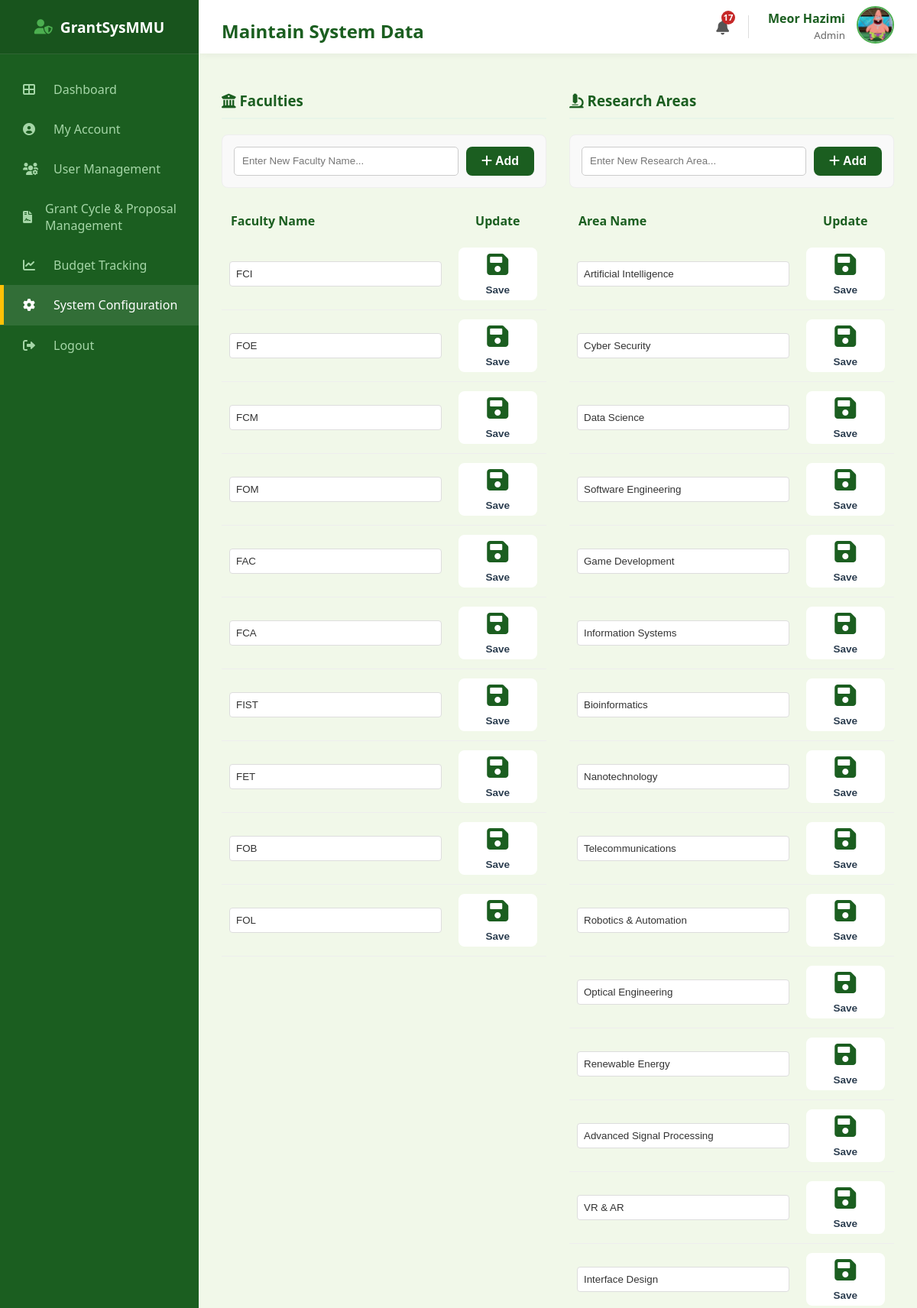
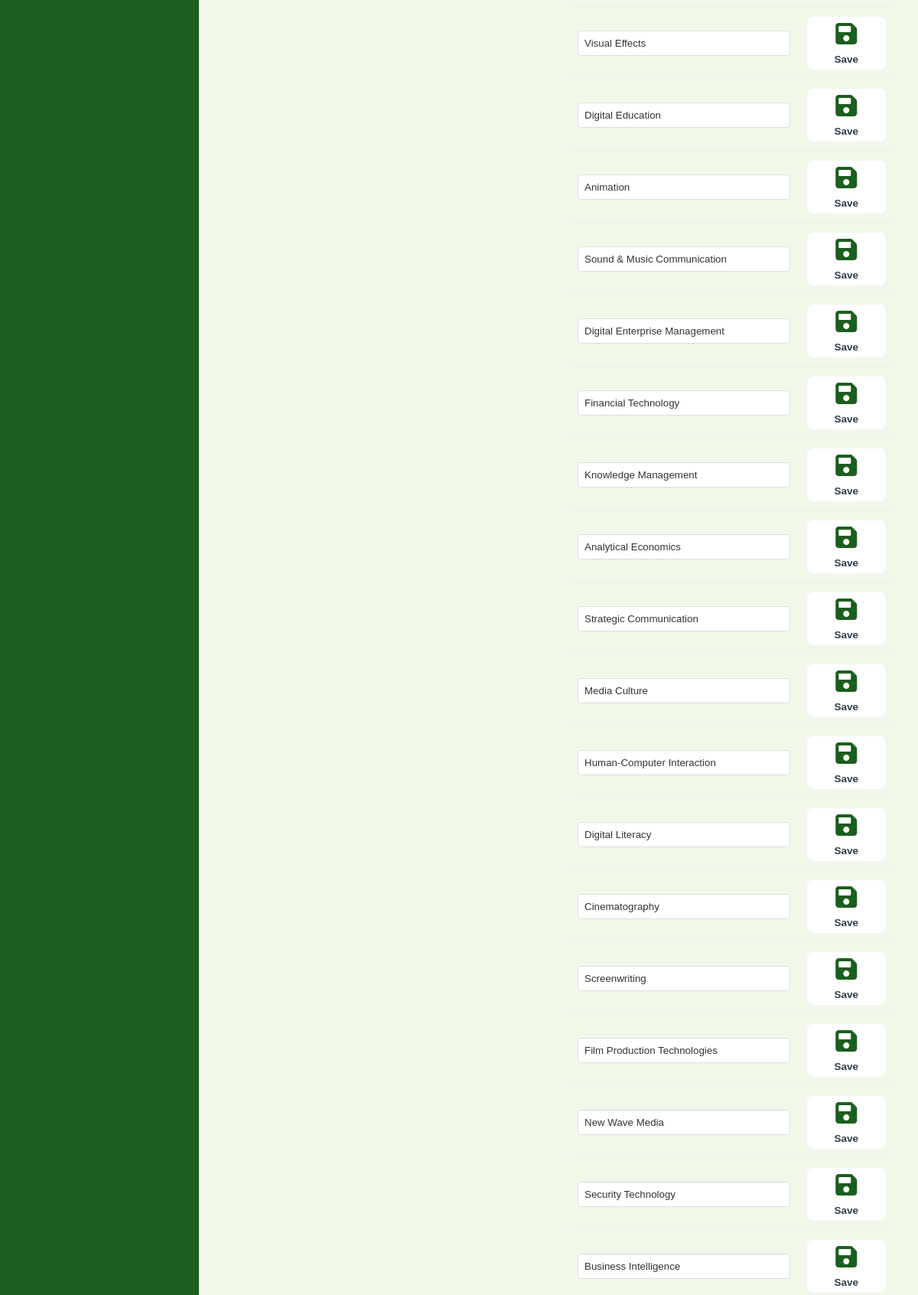
The app's page /admin/system_data (signed in, upper part) with its own data (2 pictures, top to bottom).
### models.py (models this page shows, shortened)
class User(db.Model):
    __tablename__ = "user"
    mmu_id = db.Column(db.String(15), primary_key=True)
    name = db.Column(db.String(150), nullable=False)
    email = db.Column(db.String(100), unique=True, nullable=False)
    password = db.Column(db.String(100), nullable=False)
    faculty = db.Column(db.String(100), nullable=False)
    user_role = db.Column(db.String(25), nullable=False)
    profile_image = db.Column(db.String(20), nullable=False, default="default.jpg")
    phone_number = db.Column(db.String(20), nullable=True)
    admin_profile = db.relationship(
        "Admin", backref="user_info", uselist=False, cascade="all, delete-orphan"
    )
    researcher_profile = db.relationship(
        "Researcher", backref="user_info", uselist=False, cascade="all, delete-orphan"
    )
    reviewer_profile = db.relationship(
        "Reviewer", backref="user_info", uselist=False, cascade="all, delete-orphan"
    )
    hod_profile = db.relationship(
        "HOD", backref="user_info", uselist=False, cascade="all, delete-orphan"
    )

class Faculty(db.Model):
    __tablename__ = "faculty_list"
    id = db.Column(db.Integer, primary_key=True)
    name = db.Column(db.String(100), unique=True, nullable=False)

class ResearchArea(db.Model):
    __tablename__ = "research_area_list"
    id = db.Column(db.Integer, primary_key=True)
    name = db.Column(db.String(100), unique=True, nullable=False)

### routes/admin_routes.py (the view, shortened to what this page needs)
@admin_bp.route("/admin/system_data", methods=["GET", "POST"])
def admin_system_data():
    if session.get("role") != "Admin":
        return redirect(url_for("admin.admin_login"))
    return render_template(
        "admin_system_data.html",
        faculties=Faculty.query.all(),
        areas=ResearchArea.query.all(),
        user=User.query.get(session["user_id"]),
    )

### main.py (called while the page is built)
@app.context_processor
def inject_notifications():
    if "user_id" in session:
        unread = Notification.query.filter_by(recipient_id=session["user_id"], is_read=False).count()
        return dict(unread_notifications=unread)
    return dict(unread_notifications=0)

### templates/admin_system_data.html (shortened to what this page needs)
<!DOCTYPE html>
<html lang="en">
<head>
    <link rel="stylesheet" type="text/css" href="{{ url_for('static', filename='style.css') }}">
    <link rel="stylesheet" href="https://cdnjs.cloudflare.com/ajax/libs/font-awesome/6.0.0/css/all.min.css">
</head>
<body>
    <div class="dashboard-container">
        <div class="sidebar">
            <div class="sidebar-header"><i class="fas fa-user-shield"
                    style="margin-right: 10px; color: var(--secondary-color);"></i> GrantSysMMU</div>
            <ul class="sidebar-menu">
                <li><a href="{{ url_for('admin.admin_dashboard') }}"><i class="fas fa-th-large"></i> Dashboard</a></li>
                <li><a href="{{ url_for('admin.admin_profile') }}"><i class="fas fa-user-circle"></i> My Account</a></li>
                <li><a href="{{ url_for('admin.admin_user_management') }}"><i class="fas fa-users-cog"></i> User
                        Management</a></li>
                <li><a href="{{ url_for('admin.admin_proposal_management') }}"><i class="fas fa-file-contract"></i> Grant
                        Cycle & Proposal Management</a></li>
                <li><a href="{{ url_for('admin.admin_budget_tracking') }}"><i class="fas fa-chart-line"></i> Budget
                        Tracking</a></li>
                <li class="active"><a href="{{ url_for('admin.admin_system_data') }}"><i class="fas fa-cog"></i> System
                        Configuration</a></li>
                <li style="margin-top: auto; border-top: 1px solid rgba(255,255,255,0.1);">
                    <a href="{{ url_for('auth.logout') }}"><i class="fas fa-sign-out-alt"></i> Logout</a>
                </li>
            </ul>
        </div>
        <div class="main-content">
            <div class="top-bar">
                <h2>Maintain System Data</h2>
                <div style="display: flex; align-items: center; gap: 25px;">
                    <a href="{{ url_for('auth.view_notifications') }}"
                        style="position: relative; color: #555; font-size: 1.2rem; text-decoration: none;">
                        <i class="fas fa-bell"></i>
                        {% if unread_notifications > 0 %}
                        <span
                            style="position: absolute; top: -8px; right: -8px; background: #c62828; color: white; border-radius: 50%; width: 18px; height: 18px; font-size: 0.7rem; display: flex; align-items: center; justify-content: center; font-weight: bold;">
                            {{ unread_notifications }}
                        </span>
                        {% endif %}
                    </a>
                    <div style="display: flex; align-items: center; gap: 15px;">
                        <div style="text-align: right; line-height: 1.3;">
                            <span style="display: block; font-weight: bold; color: #1b5e20;">{{ user.name }}</span>
                            <small style="color: #666;">Admin</small>
                        </div>
                        <a href="{{ url_for('admin.admin_profile') }}">
                            <img src="{{ url_for('static', filename='profile_pics/' + user.profile_image) }}"
                                alt="Profile"
                                style="width: 45px; height: 45px; border-radius: 50%; object-fit: cover; border: 2px solid #4caf50;">
                        </a>
                    </div>
                </div>
            </div>
            <div class="content-wrapper">
                <div style="display: grid; grid-template-columns: 1fr 1fr; gap: 30px;">
                    <div class="section-card">
                        <h3
                            style="color: #1b5e20; border-bottom: 2px solid #e8f5e9; padding-bottom: 10px; margin-bottom: 20px;">
                            <i class="fas fa-university"></i> Faculties
                        </h3>
                        <form method="POST"
                            style="background: #f9f9f9; padding: 15px; border-radius: 8px; display: flex; gap: 10px; margin-bottom: 20px; border: 1px solid #eee;">
                            <input type="text" name="name" placeholder="Enter New Faculty Name..." required
                                style="flex: 1; padding: 10px; border: 1px solid #ccc; border-radius: 5px;">
                            <button type="submit" class="btn-primary"
                                style="width: auto; padding: 10px 20px; margin: 0;">
                                <i class="fas fa-plus"></i> Add
                            </button>
                        </form>
                        <table style="width: 100%; border-collapse: collapse;">
                            <thead>
                                <tr style="background: #f1f8e9; color: #1b5e20;">
                                    <th style="padding: 12px; text-align: left; width: 70%;">Faculty Name</th>
                                    <th style="padding: 12px; text-align: center;">Update</th>
                                </tr>
                            </thead>
                            <tbody>
                                {% for f in faculties %}
                                <tr style="border-bottom: 1px solid #eee;">
                                    <td style="padding: 10px; vertical-align: middle;">
                                        <form id="edit-faculty-{{ f.id }}"
                                            action="{{ url_for('admin.admin_edit_system_data') }}" method="POST">
                                            <input type="text" name="name" value="{{ f.name }}"
                                                style="width: 100%; padding: 8px; border: 1px solid #ddd; border-radius: 4px; color: #333; font-weight: 500; box-sizing: border-box;">
                                        </form>
                                    </td>
                                    <td style="padding: 10px; text-align: center; vertical-align: middle;">
                                        <button type="submit" form="edit-faculty-{{ f.id }}" class="btn-outline"
                                            style="padding: 6px 12px; font-size: 0.85rem; cursor: pointer; width: 100%;">
                                            <i class="fas fa-save"></i> Save
                                        </button>
                                    </td>
                                </tr>
                                {% else %}
                                <tr>
                                    <td colspan="2" style="padding: 20px; text-align: center; color: #999;">No faculties
                                        found.</td>
                                </tr>
                                {% endfor %}
                            </tbody>
                        </table>
                    </div>
                    <div class="section-card">
                        <h3
                            style="color: #1b5e20; border-bottom: 2px solid #e8f5e9; padding-bottom: 10px; margin-bottom: 20px;">
                            <i class="fas fa-microscope"></i> Research Areas
                        </h3>
                        <form method="POST"
                            style="background: #f9f9f9; padding: 15px; border-radius: 8px; display: flex; gap: 10px; margin-bottom: 20px; border: 1px solid #eee;">
                            <input type="text" name="name" placeholder="Enter New Research Area..." required
                                style="flex: 1; padding: 10px; border: 1px solid #ccc; border-radius: 5px;">
                            <button type="submit" class="btn-primary"
                                style="width: auto; padding: 10px 20px; margin: 0;">
                                <i class="fas fa-plus"></i> Add
                            </button>
                        </form>
                        <table style="width: 100%; border-collapse: collapse;">
                            <thead>
                                <tr style="background: #f1f8e9; color: #1b5e20;">
                                    <th style="padding: 12px; text-align: left; width: 70%;">Area Name</th>
                                    <th style="padding: 12px; text-align: center;">Update</th>
                                </tr>
                            </thead>
                            <tbody>
                                {% for a in areas %}
                                <tr style="border-bottom: 1px solid #eee;">
                                    <td style="padding: 10px; vertical-align: middle;">
                                        <form id="edit-area-{{ a.id }}" action="{{ url_for('admin.admin_edit_system_data') }}"
                                            method="POST">
                                            <input type="text" name="name" value="{{ a.name }}"
                                                style="width: 100%; padding: 8px; border: 1px solid #ddd; border-radius: 4px; color: #333; font-weight: 500; box-sizing: border-box;">
                                        </form>
                                    </td>
                                    <td style="padding: 10px; text-align: center; vertical-align: middle;">
                                        <button type="submit" form="edit-area-{{ a.id }}" class="btn-outline"
                                            style="padding: 6px 12px; font-size: 0.85rem; cursor: pointer; width: 100%;">
                                            <i class="fas fa-save"></i> Save
                                        </button>
                                    </td>
                                </tr>
                                {% else %}
                                <tr>
                                    <td colspan="2" style="padding: 20px; text-align: center; color: #999;">No research
                                        areas found.</td>
                                </tr>
                                {% endfor %}
                            </tbody>
                        </table>
                    </div>
                </div>
            </div>
        </div>
    </div>
</body>
</html>

### static/style.css (style rules this page uses)
:root { --primary-color: #1b5e20; --secondary-color: #4caf50; --accent-color: #ffc107; --bg-light: #f1f8e9; --white: #ffffff; --text-dark: #2c3e50; --text-muted: #607d8b; --sidebar-width: 260px; --shadow: 0 4px 6px rgba(0, 0, 0, 0.1); }
body { font-family: 'Segoe UI', 'Roboto', Helvetica, Arial, sans-serif; margin: 0; padding: 0; background-color: var(--bg-light); color: var(--text-dark); }
.dashboard-container { display: flex; min-height: 100vh; }
.sidebar { width: var(--sidebar-width); background-color: var(--primary-color); color: white; display: flex; flex-direction: column; position: fixed; height: 100%; z-index: 100; }
.sidebar-header { height: 70px; display: flex; align-items: center; justify-content: center; background-color: rgba(0, 0, 0, 0.1); font-size: 1.2rem; font-weight: bold; border-bottom: 1px solid rgba(255, 255, 255, 0.1); }
.sidebar-menu { list-style: none; padding: 0; margin: 20px 0; }
.sidebar-menu li a { display: flex; align-items: center; padding: 15px 25px; color: #a5d6a7; text-decoration: none; transition: 0.3s; border-left: 5px solid transparent; }
.sidebar-menu li a:hover, .sidebar-menu li.active a { background-color: rgba(255, 255, 255, 0.1); color: white; border-left-color: var(--accent-color); }
.sidebar-menu li a i { width: 30px; margin-right: 10px; }
.main-content { margin-left: var(--sidebar-width); width: calc(100% - var(--sidebar-width)); background-color: var(--bg-light); display: flex; flex-direction: column; min-height: 100vh; }
.top-bar { width: 100%; height: 70px; background: white; display: flex; align-items: center; justify-content: space-between; padding: 0 30px; box-shadow: 0 2px 10px rgba(0, 0, 0, 0.05); box-sizing: border-box; position: sticky; top: 0; z-index: 50; }
body { margin: 0; }
.dashboard-container { display: flex; min-height: 100vh; width: 100%; }
.sidebar { width: 260px; flex-shrink: 0; }
.main-content { flex: 1; display: flex; flex-direction: column; width: 100%; }
.content-wrapper { padding: 30px; }
.btn-primary { background-color: var(--primary-color); color: white; border: none; padding: 14px; width: 100%; font-size: 1rem; font-weight: 600; border-radius: 8px; cursor: pointer; transition: background 0.3s; margin-top: 10px; }
.btn-outline { background: white; border: 2px solid var(--bg-light); color: var(--text-dark); padding: 20px; border-radius: 10px; text-decoration: none; font-weight: 600; transition: all 0.3s; display: flex; flex-direction: column; align-items: center; justify-content: center; }
.btn-outline i { font-size: 2rem; margin-bottom: 10px; color: var(--primary-color); }
h2 { margin-bottom: 0.5rem; color: var(--primary-color); }

### records on screen
User: name "Meor Hazimi", profile_image (picture)
Faculty: name "FCI", {{ f.id }} 1 (drawn)
Faculty: name "FOE"
Faculty: name "FCM"
Faculty: name "FOM"
Faculty: name "FAC"
Faculty: name "FCA"
Faculty: name "FIST"
Faculty: name "FET"
Faculty: name "FOB"
Faculty: name "FOL", {{ f.id }} 10 (drawn)
ResearchArea: name "Artificial Intelligence", {{ a.id }} 1 (drawn)
ResearchArea: name "Cyber Security"
ResearchArea: name "Data Science"
ResearchArea: name "Software Engineering"
ResearchArea: name "Game Development"
ResearchArea: name "Information Systems"
ResearchArea: name "Bioinformatics"
ResearchArea: name "Nanotechnology"
ResearchArea: name "Telecommunications"
ResearchArea: name "Robotics & Automation", {{ a.id }} 10 (drawn)
ResearchArea: name "Optical Engineering"
ResearchArea: name "Renewable Energy"
ResearchArea: name "Advanced Signal Processing"
ResearchArea: name "VR & AR"
ResearchArea: name "Interface Design"
ResearchArea: name "Visual Effects"
ResearchArea: name "Digital Education"
ResearchArea: name "Animation"
ResearchArea: name "Sound & Music Communication"
ResearchArea: name "Digital Enterprise Management"
ResearchArea: name "Financial Technology"
ResearchArea: name "Knowledge Management"
ResearchArea: name "Analytical Economics"
ResearchArea: name "Strategic Communication"
ResearchArea: name "Media Culture"
ResearchArea: name "Human-Computer Interaction"
ResearchArea: name "Digital Literacy"
ResearchArea: name "Cinematography"
ResearchArea: name "Screenwriting"
ResearchArea: name "Film Production Technologies"
ResearchArea: name "New Wave Media"
ResearchArea: name "Security Technology"
ResearchArea: name "Business Intelligence"

### other values on screen
{{ unread_notifications }} "17"
